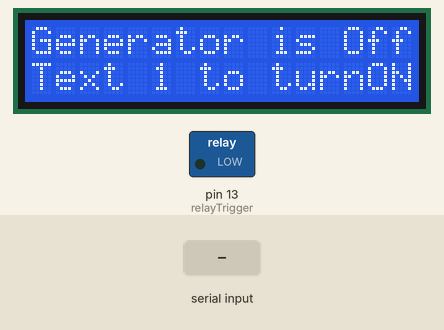
Simulated run of this sketch. Board: Arduino Uno, built with avr-gcc and run on an emulated ATmega328P. Shown: 16×2 character LCD, switched loads named in the sketch (green lamp = pin HIGH). The inputs (shaded band) are chosen by the test bench. What the sketch prints to the serial monitor is not drawn.

Above: at 2.2 s.
2.3 s: "1" received over Serial
At 4.5 s:
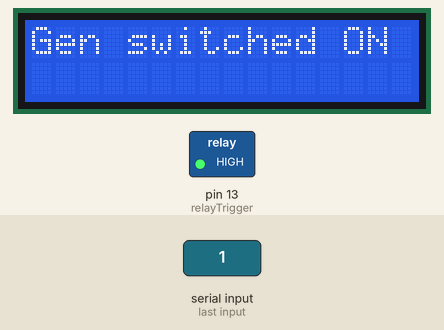
4.8 s: "0" received over Serial
At 6.6 s:
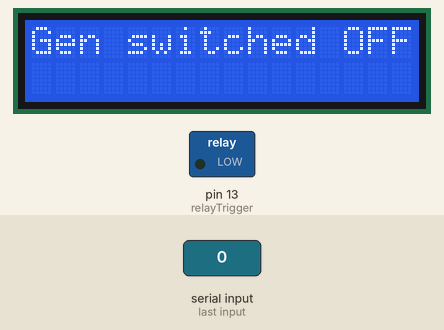
7.3 s: "2" received over Serial
At 8.6 s:
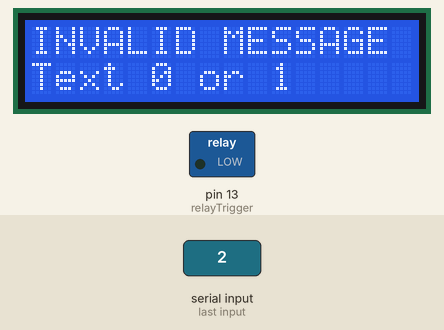
9.8 s: "0" received over Serial
At 11.6 s:
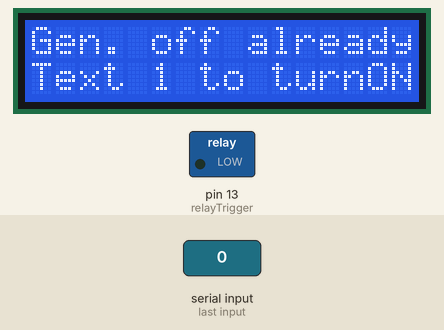
Timing chart, 0 to 13.1 s (numbered marks = the images above; inputs shaded):
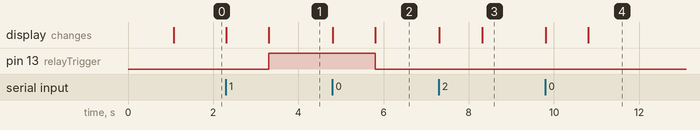

Measured:
- after the input at 2.3 s, pin 13 (relayTrigger): LOW → HIGH after 1.0 s; the display: first changes at once (image 1 shows a later state)
- after the input at 4.8 s, pin 13 (relayTrigger): HIGH → LOW after 1.0 s; the display: first changes at once (image 2 shows a later state)
- after the input at 7.3 s, the display: first changes at once (image 3 shows a later state)
- after the input at 9.8 s, the display: first changes at once (image 4 shows a later state)

The sketch:

simulation.ino
```cpp
// include the library code:
#include <LiquidCrystal.h>

int relayTrigger = 13;
 int relayStatus;
int checkRelayStatus();

// initialize the library with the numbers of the interface pins
LiquidCrystal lcd(12, 11, 5, 4, 3, 2);

void setup() {

  pinMode(relayTrigger, OUTPUT);

Serial.begin(9600);
lcd.begin(16, 2);
lcd.setCursor(0,0);
lcd.println("Setting SMS");
lcd.setCursor(0,1);
lcd.print("Receive Mode");
delay(1000);

  lcd.clear();
  lcd.setCursor(0,0);
  lcd.print("Generator is Off... ");
  lcd.setCursor(0,1);
  lcd.print("Text 1 to turnON");
}


void loop() {

  char incomingMessage;
  if(Serial.available() > 0){
    lcd.clear();
    lcd.setCursor(0,0);
    lcd.print("New SMS Received");
    delay(1000);
    incomingMessage = Serial.read();
    if(incomingMessage=='0'){
      checkRelayStatus();
      if(relayStatus == LOW){
        lcd.setCursor(0,0);
        lcd.print("Gen. off already");
        lcd.setCursor(0,1);
        lcd.print("Text 1 to turnON");
           delay(1000);
        Serial.println("Generator already off. Text 1 to turn on");
      }
      else{
        digitalWrite(relayTrigger, LOW);
        lcd.setCursor(0,0);
        lcd.print("Gen switched OFF");
           delay(1000);
        Serial.println("Generator has been switched OFF successfully");
      }
    }
    else if(incomingMessage == '1'){
      checkRelayStatus();
      if(relayStatus == LOW){
        digitalWrite(relayTrigger, HIGH);
        lcd.setCursor(0,0);
        lcd.print("Gen switched ON ");
        delay(1000);
         Serial.println("Generator has been switched ON successfully");

      }
      else{
        lcd.setCursor(0,0);
        lcd.print("Gen. ON already");
        lcd.setCursor(0,1);
        lcd.print("Txt 0 to turnOFF");
         delay(1000);
        Serial.println("Generator already ON. Text 1 to switch OFF");
      }
    }
    else{
      lcd.clear();
      lcd.setCursor(0,0);
      lcd.print("INVALID MESSAGE");
      lcd.setCursor(0,1);
      lcd.print("Text 0 or 1");
       delay(1000);
        Serial.println("INVALID SMS. Please Text 0 or 1");
    }
  }
}


int checkRelayStatus(){

  relayStatus = digitalRead(relayTrigger);
  return (relayStatus);
}
```
